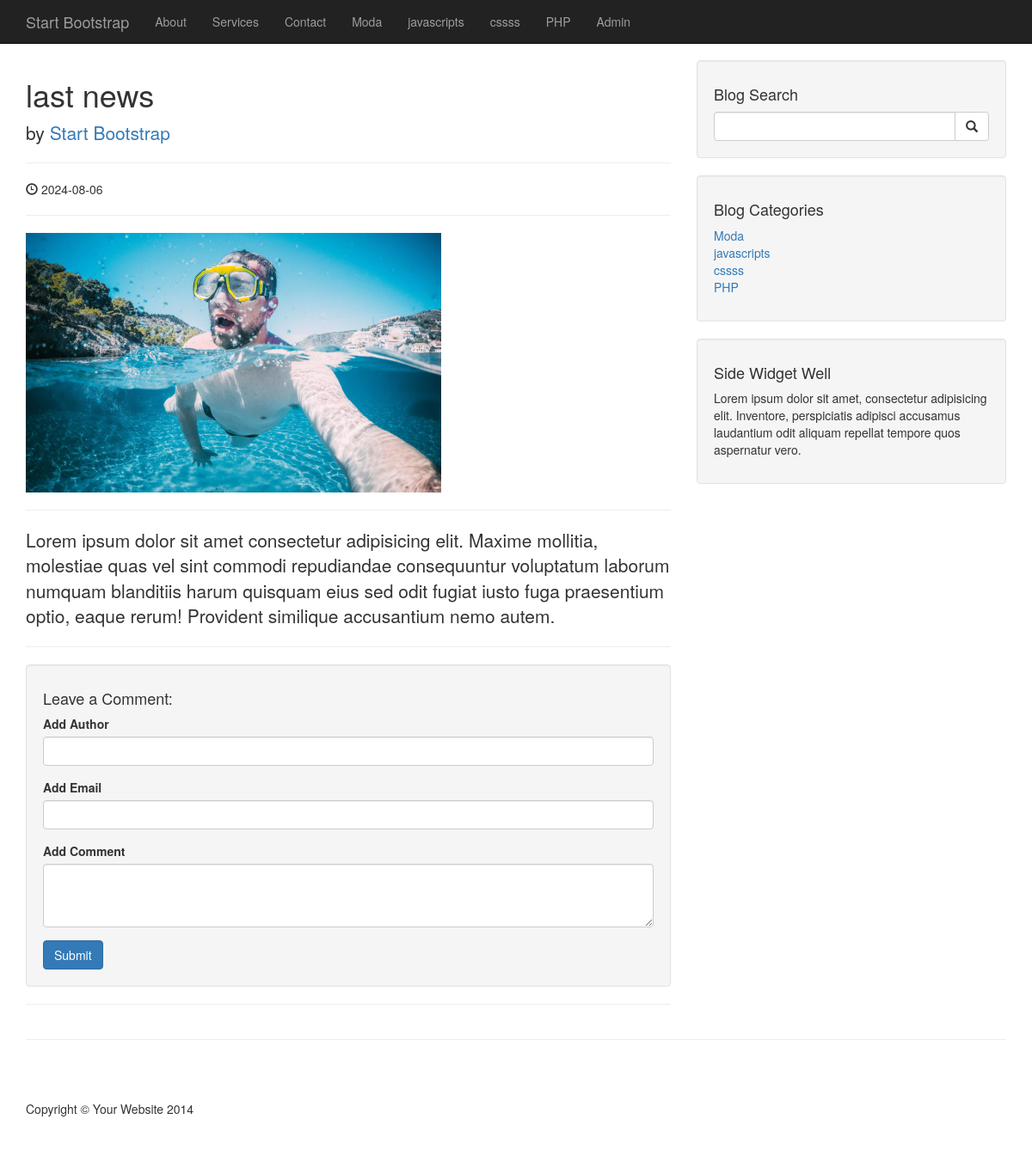
/post.php?post_id=1, run on an earlier commit of the app's database.
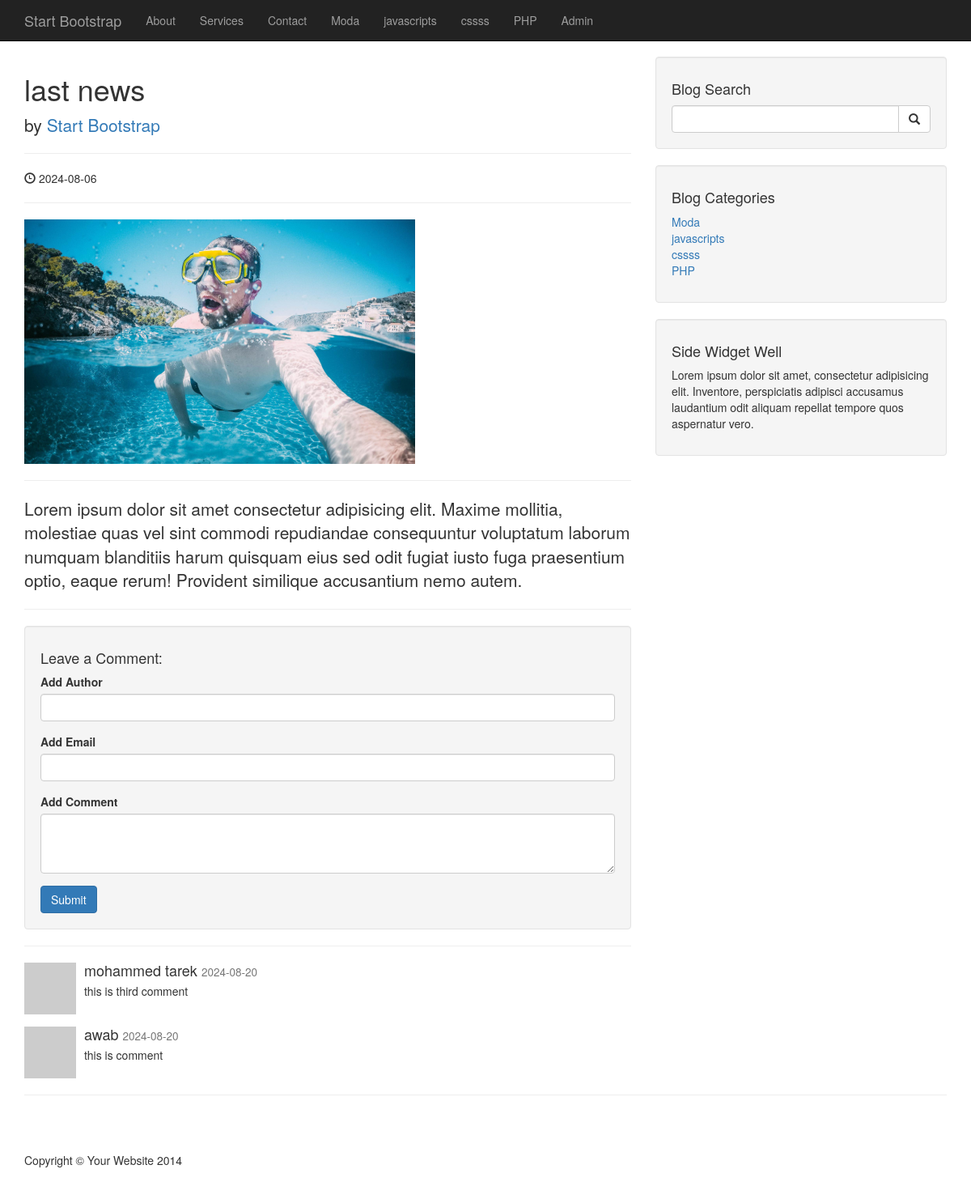
And on a later commit of the database.
### tables this page shows
CREATE TABLE `category` (
  `cat_id` int(11) NOT NULL,
  `cat_title` varchar(255) NOT NULL
);

CREATE TABLE `posts` (
  `post_id` int(3) NOT NULL,
  `post_cat_id` int(3) NOT NULL,
  `post_title` varchar(225) NOT NULL,
  `post_author` varchar(225) NOT NULL,
  `post_user` varchar(225) NOT NULL,
  `post_date` date NOT NULL,
  `post_image` text NOT NULL,
  `post_content` text NOT NULL,
  `post_tags` varchar(225) NOT NULL,
  `post_comment_count` int(11) NOT NULL,
  `post_status` varchar(225) NOT NULL DEFAULT 'draft',
  `post_views_count` int(11) NOT NULL
);

CREATE TABLE `comments` (
  `comment_id` int(3) NOT NULL,
  `comment_post_id` varchar(3) NOT NULL,
  `comment_author` varchar(255) NOT NULL,
  `comment_email` varchar(225) NOT NULL,
  `comment_content` text NOT NULL,
  `comment_status` varchar(225) NOT NULL,
  `comment_date` date NOT NULL
);

### includes/db.php (called while the page is built, shortened)
<?php
$connection =   mysqli_connect( DB_HOST , DB_USER , DB_PASSWORD , DB_NAME ); ;
$query = "SELECT * FROM category ";
$select_all_categories = mysqli_query($connection , $query);
$query = "SELECT * FROM category ";
$select_all_categories_sidbar = mysqli_query($connection , $query);
?>

### post.php (the view, shortened to what this page needs)
<?php
include('includes/header.php') ;
?>
<div class="container">
    <div class="row">
        <?php
if (isset($_GET['post_id'])) :
    $post_id = $_GET['post_id'];
    $query = "SELECT * FROM posts WHERE post_id = {$post_id}";
    $result = mysqli_query($connection, $query);
    if ($post_data = mysqli_fetch_assoc($result)):
?>
        <div class="col-lg-8">
            <h1><?php echo $post_data['post_title']; ?></h1>
            <p class="lead">
                by <a href="#">Start Bootstrap</a>
            </p>
            <hr>
            <p><span class="glyphicon glyphicon-time"></span> <?php  echo $post_data['post_date'];?></p>
            <hr>
            <img class="img-responsive" src="images/<?= $post_data['post_image'] ?>" alt=" post image">
            <hr>
            <p class="lead"><?php echo $post_data['post_content']; ?></p>
            <hr>
            <div class="well">
                <h4>Leave a Comment:</h4>
                <?php addComment($post_data['post_id']) ; ?>
            </div>
            <hr>
            <?php showCommentPost($post_data['post_id']) ;                                                                                                                                                                                                                                                                                                                                                                                                                                                                                                                                                                                                                                                                                                                                                                                                                                                                                                                                                                                                                                                                                 ?>
        </div>
        <?php
    endif;
endif;
    ?>
        <?php include('includes/sidebar.php') ; ?>
    </div>
    <hr>
</div>
<?php   include 'includes/footer.php'; ?>

### includes/header.php (shortened to what this page needs)
<?php
include 'includes/db.php';
include 'includes/functions.php';
?>
<!DOCTYPE html>
<html lang="en">
<head>
    <link href="css/bootstrap.min.css" rel="stylesheet">
    <link href="css/blog-home.css" rel="stylesheet">
</head>
<body>
    <nav class="navbar navbar-inverse navbar-fixed-top" role="navigation">
        <div class="container">
            <div class="navbar-header">
                <a class="navbar-brand" href="index.php">Start Bootstrap</a>
            </div>
            <div class="collapse navbar-collapse" id="bs-example-navbar-collapse-1">
                <ul class="nav navbar-nav">
                    <li>
                        <a href="#">About</a>
                    </li>
                    <li>
                        <a href="#">Services</a>
                    </li>
                    <li>
                        <a href="#">Contact</a>
                    </li>
                    <?php   while($all_categories = mysqli_fetch_assoc($select_all_categories)): ?>
                    <li><a href="#"><?php echo $all_categories['cat_title']; ?></a></li>
                    <?php endwhile ; ?>
                    <li>
                        <a href="admin/index.php">Admin</a>
                    </li>
                </ul>
            </div>
        </div>
    </nav>

### includes/functions.php (shortened to what this page needs)
<?php
function addComment($post_id){
    ?>
<form role="form" method="post">
    <div class="form-group">
        <label for=""> Add Author </label>
        <input type="text" name="author" class="form-control">
    </div>
    <div class="form-group">
        <label for=""> Add Email </label>
        <input type="text" name="email" class="form-control">
    </div>
    <div class="form-group">
        <label for=""> Add Comment </label>
        <textarea name="comment" class="form-control" rows="3"></textarea>
    </div>
    <button name="submit" type="submit" class="btn btn-primary">Submit</button>
</form>
<?php
}
function showCommentPost($comment_post_id){
    global  $connection ;
$query = "SELECT * FROM comments WHERE comment_post_id = '$comment_post_id' AND comment_status = 'Approved' ORDER BY comment_id DESC";
$select_all_comments = mysqli_query($connection , $query);
while($comment_post = mysqli_fetch_assoc($select_all_comments)) : ?>
<div class="media">
    <a class="pull-left" href="#">
        <img class="media-object" src="http://placehold.it/64x64" alt="">
    </a>
    <div class="media-body">
        <h4 class="media-heading"> <?php echo $comment_post['comment_author']; ?>
            <small><?php echo $comment_post['comment_date']; ?></small>
        </h4>
        <?php echo $comment_post['comment_content']; ?>
    </div>
</div>
<?php endwhile;
}

### includes/sidebar.php (shortened to what this page needs)
<div class="col-md-4">
    <div class="well">
        <h4>Blog Search</h4>
       <?php include 'template-parts/search.php'; ?>
    </div>
    <?php include('categories.php'); ?>
    <div class="well">
        <h4>Side Widget Well</h4>
        <p>Lorem ipsum dolor sit amet, consectetur adipisicing elit. Inventore, perspiciatis adipisci accusamus
            laudantium odit aliquam repellat tempore quos aspernatur vero.</p>
    </div>
</div>

### includes/template-parts/search.php (shortened to what this page needs)
<form action="search.php" method="post">
    <div class="input-group">
        <input name="search" type="text" class="form-control">
        <span class="input-group-btn">
            <button name="submit" class="btn btn-default" type="submit">
                <span class="glyphicon glyphicon-search"></span>
            </button>
        </span>
    </div>
</form>

### includes/categories.php (shortened to what this page needs)
<div class="well">
    <h4>Blog Categories</h4>
    <div class="row">
        <div class="col-lg-6">
            <ul class="list-unstyled">
                <?php   while($all_categories_side = mysqli_fetch_assoc($select_all_categories_sidbar)): ?>
                <li><a href="#"><?php echo $all_categories_side['cat_title']; ?></a></li>
                <?php endwhile ; ?>
            </ul>
        </div>
    </div>
</div>

### includes/footer.php (shortened to what this page needs)
<footer>
    <div class="container">
        <div class="row">
            <div class="col-lg-12">
                <p>Copyright &copy; Your Website 2014</p>
            </div>
        </div>
    </div>
</footer>
</body>
</html>

### css/blog-home.css (style rules this page uses)
body { padding-top: 70px; }
footer { margin: 50px 0; }

What changed in the data, as far as the page shows it:
added comments: comment_author "mohammed tarek", comment_date "2024-08-20", comment_content "this is third comment"
added comments: comment_author "awab", comment_date "2024-08-20", comment_content "this is comment"
